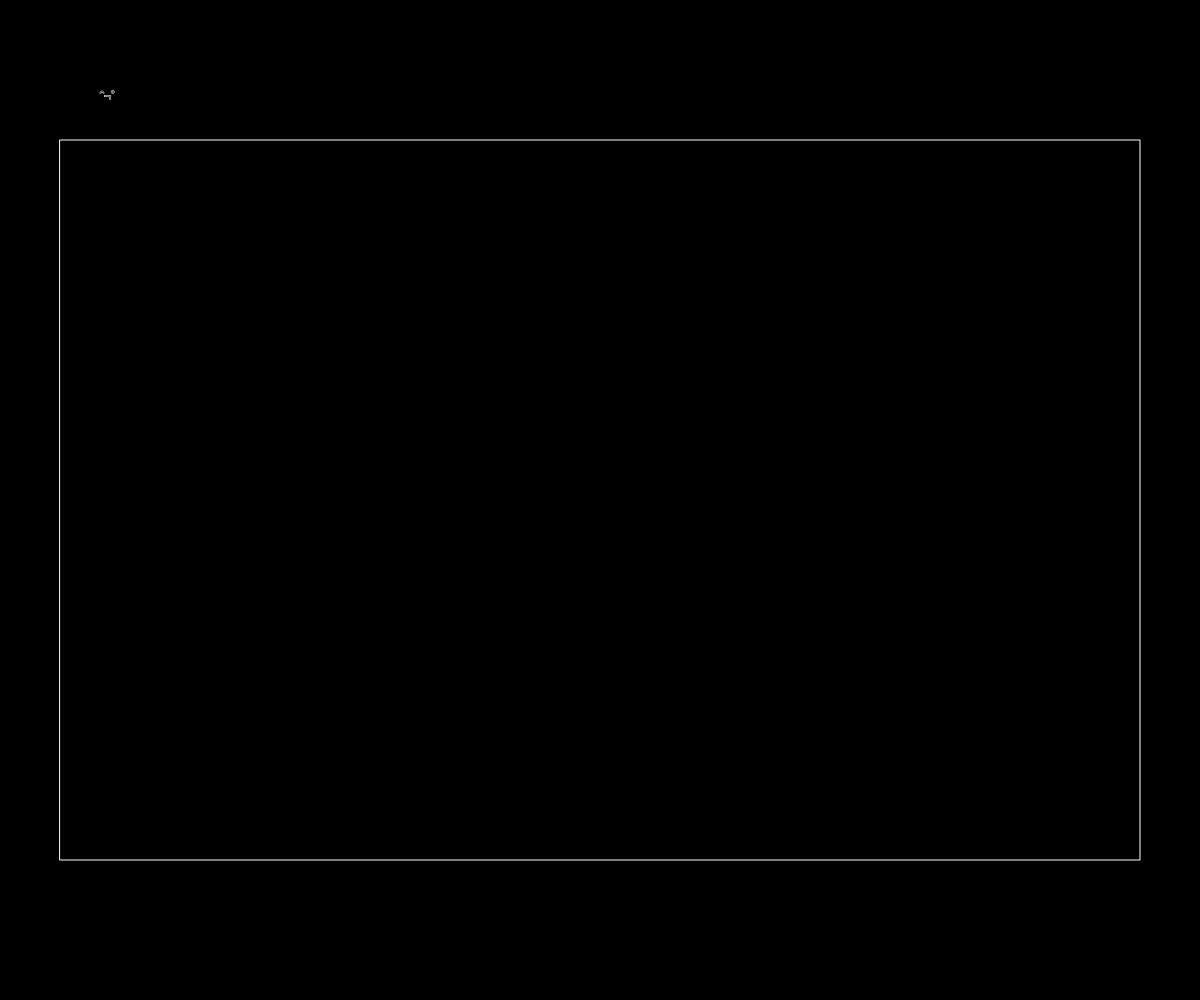
Frame 1 (no input)
Frame 60 (no input): identical to frame 1, image omitted
Frame 120 (the mouse pressed at the canvas centre since frame 60): identical to frame 1, image omitted

The p5.js sketch that drew this single still picture (run headless with seeded random() and noise() and a simulated clock; from frame 60 on, the mouse is pressed at the canvas centre):

// p5.js sketch
// ── sketch.js
function setup() {
  createCanvas(windowWidth, windowHeight);
  rectMode(CENTER);
}

function draw() {
  background(0);
  gameWindow();
}

function gameWindow(){
  stroke(255);
  fill(0);
  rect(windowWidth/2, windowHeight/2, 1080, 720);
  text("ˆ¬˚",100,100);
}

function loadLevel(){}

function overworldLevel(){}
function underworldLevel(){}
function fireLevel(){}
function waterLevel(){}
function iceLevel(){}
function earthLevel(){}
function rockLevel(){}
function airLevel(){}
function finalLevel(){}
